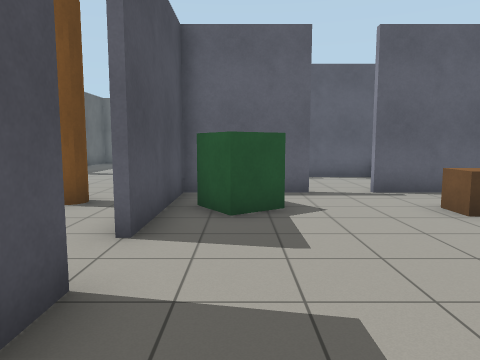
[1] (above)

17 first-person views from a walk through a world built for the Gazebo simulator. The camera is 1.2 m above the floor, tilts 6° down and sees 70° across. The floor is counted in squares, 1 m on a side. Each view is taken from the middle of a square. On the plan, view 1 faces up. The plan holds only what a view shows up to about 14 squares ahead; the rest is blank.

[2]
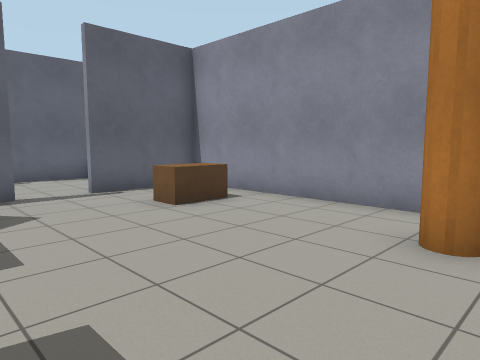

[3]
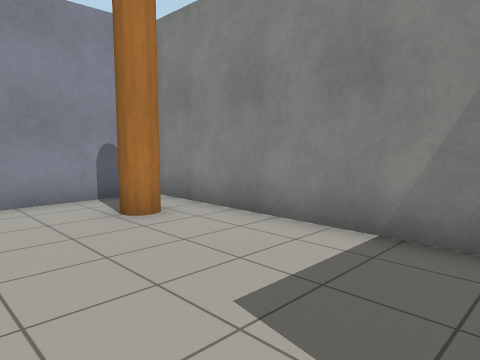

[4]
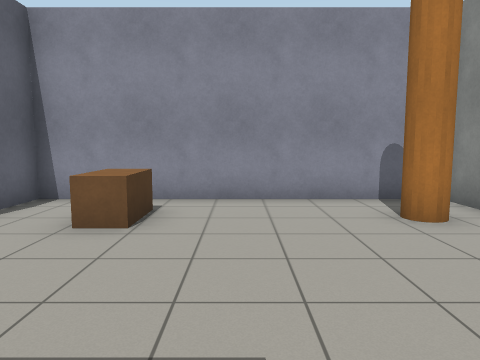

[5]
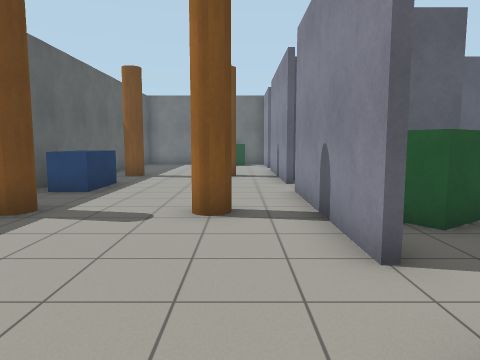

[6]
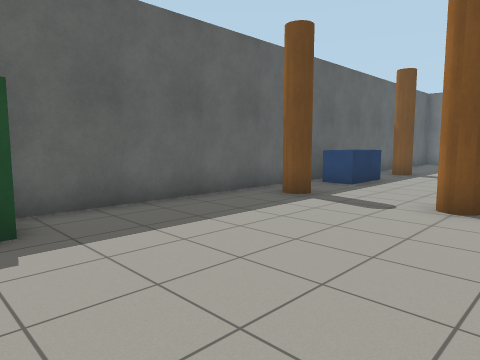

[7]
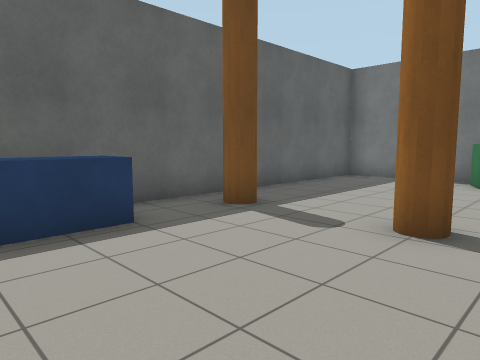

[8]
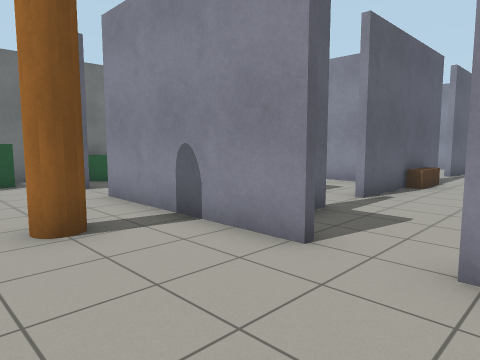

[9]
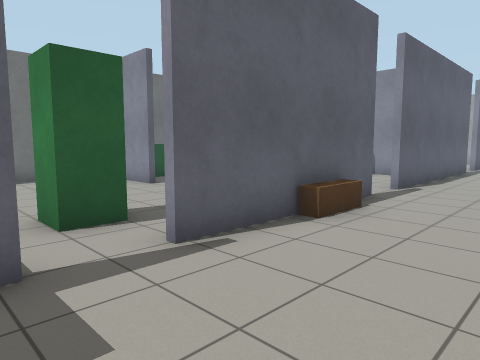

[10]
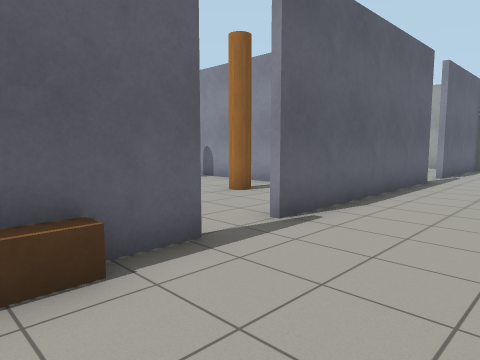

[11]
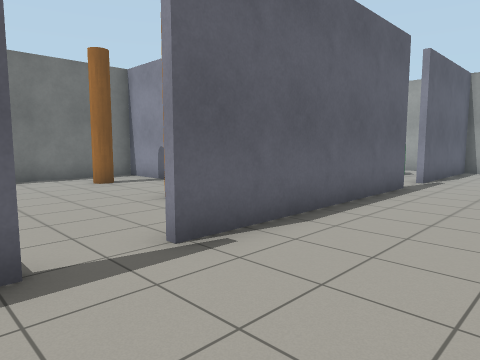

[12]
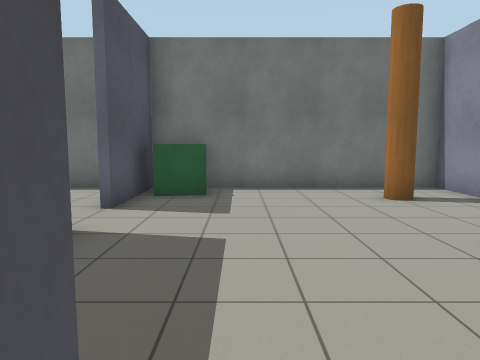

[13]
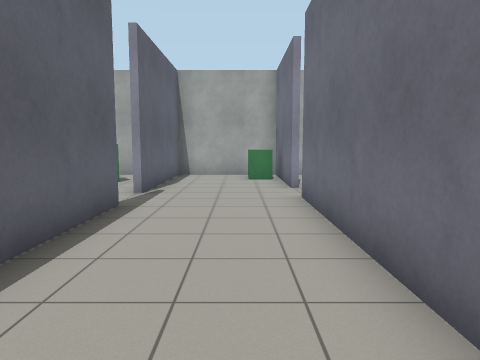

[14]
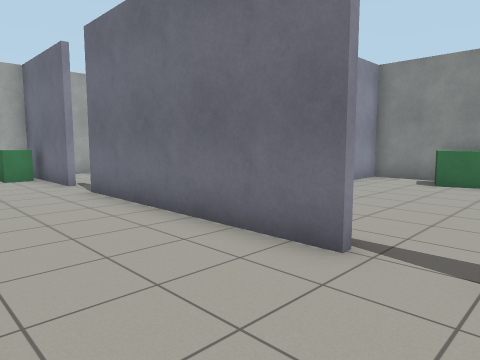

[15]
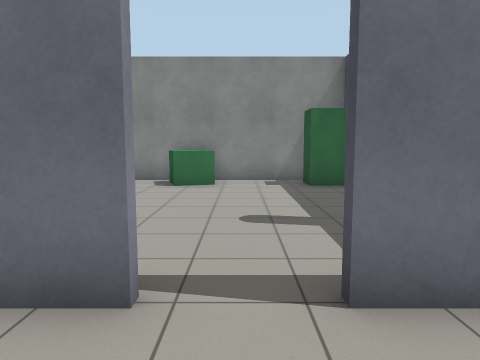

[16]
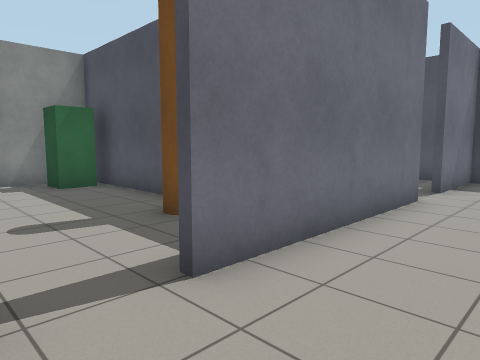

[17]
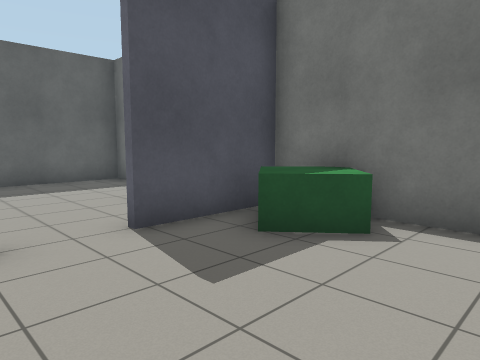

### Floor plan
Points are (right, up) in squares from view 1. A wall is a line through its corners. A room is listed if a view was taken in it or the views show most of it. See-through windows are left out.
Room 1 (views 1, 2, 3, 4)
walls: (-1.4, 2.8) (-1.4, 1.9); (1.8, 8.4) (-1.5, 8.4); (6.4, 0.4) (6.4, 8.4) (3.2, 8.4); (-0.4, -0.4) (6.1, -0.4); (-1.4, 8.9) (-1.4, 4.2)
ways out: opening at (-1, 3.5) to room 2; opening at (2.5, 8) to room 2
objects: crate (0, 6) to (1, 7); pillar (4, 1) to (5, 1); brown box (4, 6) to (5, 6)
Room 2 (views 5, 6, 7, 8, 9, 10, 11, 12, 13, 14, 15, 16, 17)
walls: (0.8, 12.4) (-1.2, 12.4); (5.4, 14) (5.4, 15.2); (3.2, 8.6) (9.2, 8.6); (7.8, 12.4) (2.2, 12.4); (-1.6, 11.2) (-1.6, 16.8); (5.4, 18.2) (5.4, 19.5); (-1.5, 8.6) (1.8, 8.6); (5.6, 19.5) (5.6, 18.2); (-1.4, 19.5) (-1.4, 18.2); (4.2, 21.4) (-1.1, 21.4); (10.8, 8.6) (17.8, 8.6); (-2.1, 21.4) (-4.9, 21.4); (-1.6, 4.2) (-1.6, 9.8); (13.4, 14.1) (13.4, 21.4) (5.5, 21.4); (-8.4, 8.2) (-8.4, 1.2); (-6.6, 21.4) (-8.4, 21.4) (-8.4, 10.1); (16.8, 12.4) (9.2, 12.4); (19.2, 8.6) (23.4, 8.6) (23.4, 12.4) (18.2, 12.4)
ways out: opening at (-1, 3.5) to room 1; opening at (2.5, 8) to room 1; opening at (10, 8); opening at (17.5, 12); opening at (18.5, 8)
objects: crate (-8, 0) to (-7, 1); crate (-8, 10) to (-7, 11); pillar (-7, 7); pillar (-7, 14); pillar (-4, 7) to (-3, 7); pillar (-4, 14) to (-3, 14); crate (-4, 20) to (-3, 21); crate (-1, 20) to (1, 21); crate (2, 14) to (2, 15); bench (5, 12) to (6, 12); crate (6, 20) to (7, 21); pillar (11, 15) to (12, 16); pillar (11, 19) to (12, 20); crate (22, 9)

Where each view was taken, in squares from view 1:
view 1: 0 up, 0 right, facing up
view 2: 0 up, 0 right, facing up-right
view 3: 4 up, 1 left, facing down-right
view 4: 4 up, 1 left, facing right
view 5: 1 up, 3 left, facing up
view 6: 0 up, 2 left, facing up-left
view 7: 9 up, 2 left, facing up-left
view 8: 9 up, 5 left, facing up-right
view 9: 9 up, 0 right, facing up-right
view 10: 9 up, 5 right, facing up-right
view 11: 9 up, 7 right, facing up-right
view 12: 12 up, 8 right, facing up
view 13: 10 up, 10 right, facing right
view 14: 12 up, 9 right, facing down-right
view 15: 11 up, 10 right, facing down
view 16: 11 up, 11 right, facing down-left
view 17: 16 up, 3 right, facing up-left
